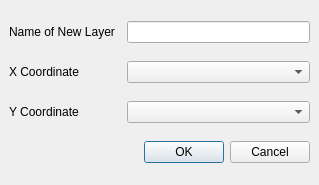
<?xml version="1.0" encoding="UTF-8"?>
<ui version="4.0">
 <class>eVisDatabaseLayerFieldSelectionGuiBase</class>
 <widget class="QDialog" name="eVisDatabaseLayerFieldSelectionGuiBase">
  <property name="windowModality">
   <enum>Qt::WindowModal</enum>
  </property>
  <property name="geometry">
   <rect>
    <x>0</x>
    <y>0</y>
    <width>319</width>
    <height>185</height>
   </rect>
  </property>
  <property name="windowTitle">
   <string>Database File Selection</string>
  </property>
  <property name="windowIcon">
   <iconset resource="../resources/evis.qrc">
    <normaloff>:/evis/eVisDatabaseConnection.png</normaloff>:/evis/eVisDatabaseConnection.png</iconset>
  </property>
  <layout class="QGridLayout">
   <property name="leftMargin">
    <number>9</number>
   </property>
   <property name="topMargin">
    <number>9</number>
   </property>
   <property name="rightMargin">
    <number>9</number>
   </property>
   <property name="bottomMargin">
    <number>9</number>
   </property>
   <property name="spacing">
    <number>6</number>
   </property>
   <item row="3" column="0" colspan="3">
    <widget class="QDialogButtonBox" name="buttonBox">
     <property name="orientation">
      <enum>Qt::Horizontal</enum>
     </property>
     <property name="standardButtons">
      <set>QDialogButtonBox::Cancel|QDialogButtonBox::Ok</set>
     </property>
    </widget>
   </item>
   <item row="0" column="2">
    <widget class="QLineEdit" name="leLayerName">
     <property name="toolTip">
      <string/>
     </property>
     <property name="whatsThis">
      <string>Enter the name for the new layer that will be created and displayed in QGIS.</string>
     </property>
    </widget>
   </item>
   <item row="2" column="0">
    <widget class="QLabel" name="label_3">
     <property name="text">
      <string>Y Coordinate</string>
     </property>
    </widget>
   </item>
   <item row="1" column="0">
    <widget class="QLabel" name="label_2">
     <property name="text">
      <string>X Coordinate</string>
     </property>
    </widget>
   </item>
   <item row="0" column="0">
    <widget class="QLabel" name="label">
     <property name="text">
      <string>Name of New Layer</string>
     </property>
    </widget>
   </item>
   <item row="1" column="2">
    <widget class="QgsFieldComboBox" name="cboxXCoordinate">
     <property name="whatsThis">
      <string>The name of the field that contains the X coordinate of the points.</string>
     </property>
    </widget>
   </item>
   <item row="2" column="2">
    <widget class="QgsFieldComboBox" name="cboxYCoordinate">
     <property name="whatsThis">
      <string>The name of the field that contains the Y coordinate of the points.</string>
     </property>
    </widget>
   </item>
  </layout>
 </widget>
 <customwidgets>
  <customwidget>
   <class>QgsFieldComboBox</class>
   <extends>QComboBox</extends>
   <header>qgsfieldcombobox.h</header>
  </customwidget>
 </customwidgets>
 <tabstops>
  <tabstop>leLayerName</tabstop>
  <tabstop>cboxXCoordinate</tabstop>
  <tabstop>cboxYCoordinate</tabstop>
 </tabstops>
 <resources>
  <include location="../resources/evis.qrc"/>
 </resources>
 <connections>
  <connection>
   <sender>buttonBox</sender>
   <signal>accepted()</signal>
   <receiver>eVisDatabaseLayerFieldSelectionGuiBase</receiver>
   <slot>accept()</slot>
   <hints>
    <hint type="sourcelabel">
     <x>248</x>
     <y>254</y>
    </hint>
    <hint type="destinationlabel">
     <x>157</x>
     <y>274</y>
    </hint>
   </hints>
  </connection>
  <connection>
   <sender>buttonBox</sender>
   <signal>rejected()</signal>
   <receiver>eVisDatabaseLayerFieldSelectionGuiBase</receiver>
   <slot>reject()</slot>
   <hints>
    <hint type="sourcelabel">
     <x>316</x>
     <y>260</y>
    </hint>
    <hint type="destinationlabel">
     <x>286</x>
     <y>274</y>
    </hint>
   </hints>
  </connection>
 </connections>
</ui>
